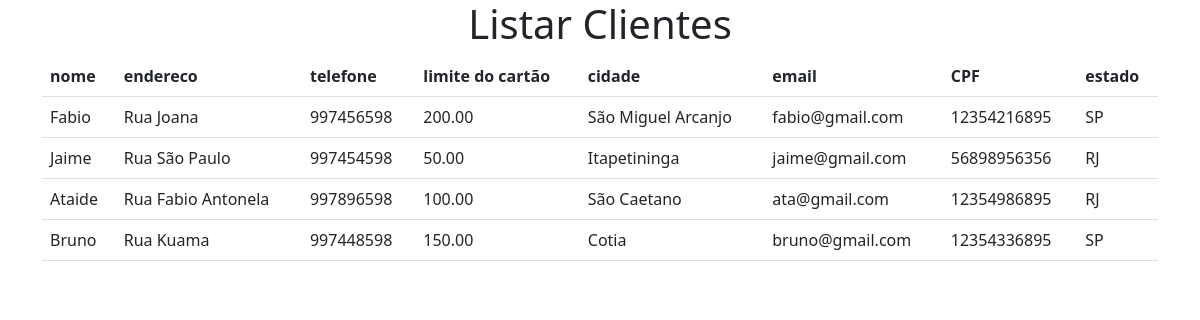
/listar_clientes.php, run on the app's committed database.
### tables this page shows
CREATE TABLE cliente (
    codigo INTEGER NOT NULL AUTO_INCREMENT PRIMARY KEY,
    nome VARCHAR(80) NOT NULL,
    endereco VARCHAR(50) NOT NULL,  
    telefone VARCHAR(15) NOT NULL,
    limite_cred decimal(10,2) NOT NULL,
    cidade VARCHAR(80) NOT NULL,
    email VARCHAR(100) NOT NULL,
    CPF VARCHAR(15) NOT NULL,
    estado char(2) NOT NULL
);

### listar_clientes.php (the view, shortened to what this page needs)
<?php
include("./lib/connection.php");
$sql = "SELECT * FROM cliente;";
$resul  = mysqli_query($conn, $sql);
?>
<!DOCTYPE html>
<html lang="en">
<head>
    <link rel="stylesheet" href="./bootstrap/css/bootstrap.min.css">
</head>
<body>
    <div class="text-center">
        <h1 class="h1" >Listar Clientes</h1>
    </div>
    <div class="container">
    <table class="table">
        <thead>
            <tr>
            <th>nome</th>
            <th>endereco</th>
            <th>telefone</th>
            <th>limite do cartão</th>
            <th>cidade</th>
            <th>email</th>
            <th>CPF</th>
            <th>estado</th>
            </tr>
        </thead>
        <tbody>
        <?php while ($row = mysqli_fetch_array($resul)) {?>
        <tr>
            <td><?php  echo $row["nome"];  ?></td>
            <td><?php echo $row["endereco"]; ?></td>
            <td><?php echo $row["telefone"]; ?></td>
            <td><?php echo $row["limite_cred"]; ?></td>
            <td><?php echo $row["cidade"]; ?></td>
            <td><?php echo $row["email"]; ?></td>
            <td><?php echo $row["CPF"]; ?></td>
            <td><?php echo $row["estado"]; ?></td>
        </tr>
        <?php } ?>
        </tbody>
    </table>
    </div>
</body>
</html>

### data on the page
cliente: nome "Fabio", endereco "Rua Joana", telefone "997456598", limite_cred "200.00", cidade "São Miguel Arcanjo", email "fabio@gmail.com", CPF "12354216895", estado "SP"
cliente: nome "Jaime", endereco "Rua São Paulo", telefone "997454598", limite_cred "50.00", cidade "Itapetininga", email "jaime@gmail.com", CPF "56898956356", estado "RJ"
cliente: nome "Ataide", endereco "Rua Fabio Antonela", telefone "997896598", limite_cred "100.00", cidade "São Caetano", email "ata@gmail.com", CPF "12354986895", estado "RJ"
cliente: nome "Bruno", endereco "Rua Kuama", telefone "997448598", limite_cred "150.00", cidade "Cotia", email "bruno@gmail.com", CPF "12354336895", estado "SP"
